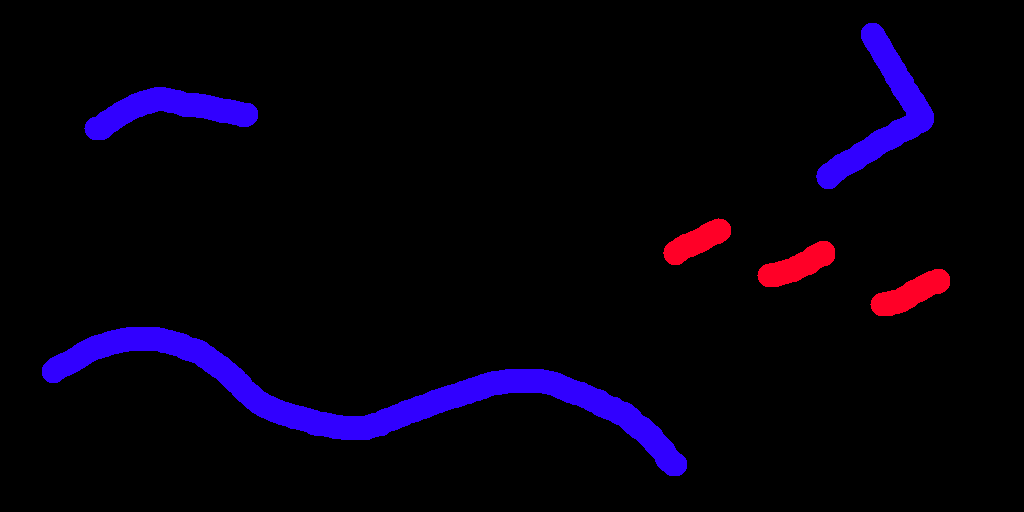
#> input picture Image_Convert/8.png, 1024 x 512 px, found by its file name
$ python img_to_hex.py
#> lines starting #> are read from the running program, lines starting #| are printed output that depends on the picture
from PIL import Image


# https://jspaint.app/#local:ac5222e2a28e8
# set canvas to 1024 x 512


image_input = "8.png"
# image_input = "inp.jpg"
output_path = "out.png"
outfile_path = "output.txt"
binoutfile_path = "output.bin"
size = (64, 32)
transpose = False
rotation_angle = 0#-22
down_shift = 0

# Color should be in RGB 565 format
# https://rgbcolorpicker.com/565
# color = 0x07E0 # Blue
color = 0x301f # Purple (6, 0, 31)
all_color = False

rainbow_left_to_right = True

# For some reason on the screen, they're supposed to be
# RGB565. However it seems they are actually
# RBG556. So same representation for each color,
# we just need to swap B and G?
swap_BG = True


import sys
import os

from PIL import Image
from PIL import ImageDraw
import struct

isSWAP = False
# isSWAP = True


import colorsys

def rgb888_to_rgb565(r, g, b):
    """Convert 8-bit RGB values to 16-bit RGB565."""
    r5 = (r >> 3) & 0x1F
    g6 = (g >> 2) & 0x3F
    b5 = (b >> 3) & 0x1F
    return (r5 << 11) | (g6 << 5) | b5

def rainbow_rgb565(t, max_):
    """
    Given t in [0, 63], return interpolated rainbow color in RGB565.
    Rainbow is generated by varying the hue in HSV space.
    """
    if not 0 <= t <= max_:
        raise ValueError("t must be in the range 0 to 63")

    # Map t to a hue value between 0 and 1
    hue = t / max_
    r, g, b = colorsys.hsv_to_rgb(hue, 1.0, 1.0)  # Saturation = 1, Value = 1

    # Convert to 0–255 range
    r, g, b = int(r * 255), int(g * 255), int(b * 255)

    # Convert to RGB565
    return rgb888_to_rgb565(r, g, b)


def shift_image_down(img, pixels_to_shift):
    """
    Shifts an image down by a specified number of pixels.

    Args:
        image_path: Path to the input image.
        pixels_to_shift: Number of pixels to shift the image down.
        output_path: Path to save the shifted image.
    """
    width, height = img.size

    # Create a new image with extra space at the top
    new_img = Image.new(img.mode, (width, height + pixels_to_shift), (0, 0, 0, 0) if img.mode == "RGBA" else (0, 0, 0))

    # Paste the original image onto the new image, shifted down
    new_img.paste(img, (0, pixels_to_shift))

    return new_img

def png2rgb565(img):
    if transpose:
        image_height = size[0]
        image_width = size[1]
    else:
        image_height = size[1]
        image_width = size[0]

    # Open output files
    try:
        outfile = open(outfile_path,"w")
    except:
        print ("Can't write the file %s" % outfile_path)
        sys.exit(0)
    try:
        binoutfile = open(binoutfile_path,"wb")
    except:
        print ("Can't write the binary file %s" % binoutfile_path)
        sys.exit(0)


    print ("uint16_t bitmap[HEIGHT][WIDTH2] = {", file=outfile)

    if transpose:
        pix = img.transpose(Image.FLIP_LEFT_RIGHT).load()
    else:
        pix = img.load()  #load pixel array
    for h in range(image_height):
        print ("\t", file=outfile, end = '{')
        for w in range(image_width):
            # if ((h * 16 + w) % 16 == 0):
            #     print (" ", file=outfile)
            #     print ("\t\t", file=outfile, end = '')

            if w < img.size[0]:
                # Either use a provided single color or
                # use the pixel color
                if rainbow_left_to_right:
                    if pix[w,h] == (0, 0, 0):
                        v = 0
                    else:
                        v = rainbow_rgb565(w, image_width)
                    R = 0x1F & v>>11 # 16->5
                    G = 0x3F & v>>5 # 16->6
                    B = 0x1F & v # 16->5
                else:
                    if all_color and pix[w,h] != (0, 0, 0):
                        R = 0x1F & color>>11 # 16->5
                        G = 0x3F & color>>5 # 16->6
                        B = 0x1F & color # 16->5
                    else:
                        R=0x1F & pix[w,h][0]>>3 # 8->5
                        G=0x3F & pix[w,h][1]>>2 # 8->6
                        B=0x1F & pix[w,h][2]>>3 # 8->5

                # Swap B and G
                if swap_BG:
                    rgb = (R<<11) | (B<<6) | G
                else:
                    rgb = (R<<11) | (G<<5) | B

                if (isSWAP == True):
                    swap_string_low = rgb >> 8
                    swap_string_high = (rgb & 0x00FF) << 8
                    swap_string = swap_string_low | swap_string_high
                    print ("0x%04x," %(swap_string), file=outfile, end = '')
                    binoutfile.write(struct.pack('H', swap_string))
                else:
                    print ("0x%04x," %(rgb), file=outfile, end = '')
                    binoutfile.write(struct.pack('H', rgb))
            else:
                rgb = 0
        #
        if h != image_height-1:
            print ("},\n", file=outfile, end = '')
        else:
            print ("}", file=outfile, end = '')
    print ("", file=outfile)
    print ("};", file=outfile)

    outfile.close()
    binoutfile.close()


# Load image
img = Image.open(image_input).convert("RGB")
# Resize
img = img.resize(size)
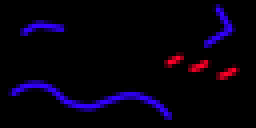
#> img: PIL image 64x32 RGB (shown 4 times larger); mean R, G, B 5.4, 0, 13.8
img.save("out.png")
# Rotate image
img = img.rotate(rotation_angle)
# Shift image down
img = shift_image_down(img, down_shift)
#> in shift_image_down, `new_img = Image.new(img.mode, (width, height + pixels_to_shift), (0, 0..`: new_img: PIL image 64x32 RGB; every value is 0


png2rgb565(img)


import numpy as np
from PIL import Image
import struct

# Define image size (64x32 as per the script)
width, height = 64, 32

# Read the binary output file
bin_file_path = "output.bin"
with open(bin_file_path, "rb") as f:
    data = f.read()

# Convert binary data to RGB565 values
pixels = np.frombuffer(data, dtype=np.uint16)

# Convert RGB565 to 24-bit RGB
def rgb565_to_rgb888(rgb565):
    r = ((rgb565 >> 11) & 0x1F) * 255 // 31
    g = ((rgb565 >> 5) & 0x3F) * 255 // 63
    b = (rgb565 & 0x1F) * 255 // 31
    return (r, g, b)

# Map all pixels to RGB888
rgb_pixels = np.array([rgb565_to_rgb888(p) for p in pixels], dtype=np.uint8)

# Reshape to image dimensions
rgb_pixels = rgb_pixels.reshape((height, width, 3))

# Save the reconstructed image
output_image_path = "reconstructed_output.png"
reconstructed_image = Image.fromarray(rgb_pixels)
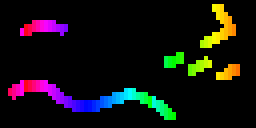
#> reconstructed_image: PIL image 64x32 RGB (shown 4 times larger); mean R, G, B 17.9, 16.1, 15.4
reconstructed_image.save(output_image_path)
